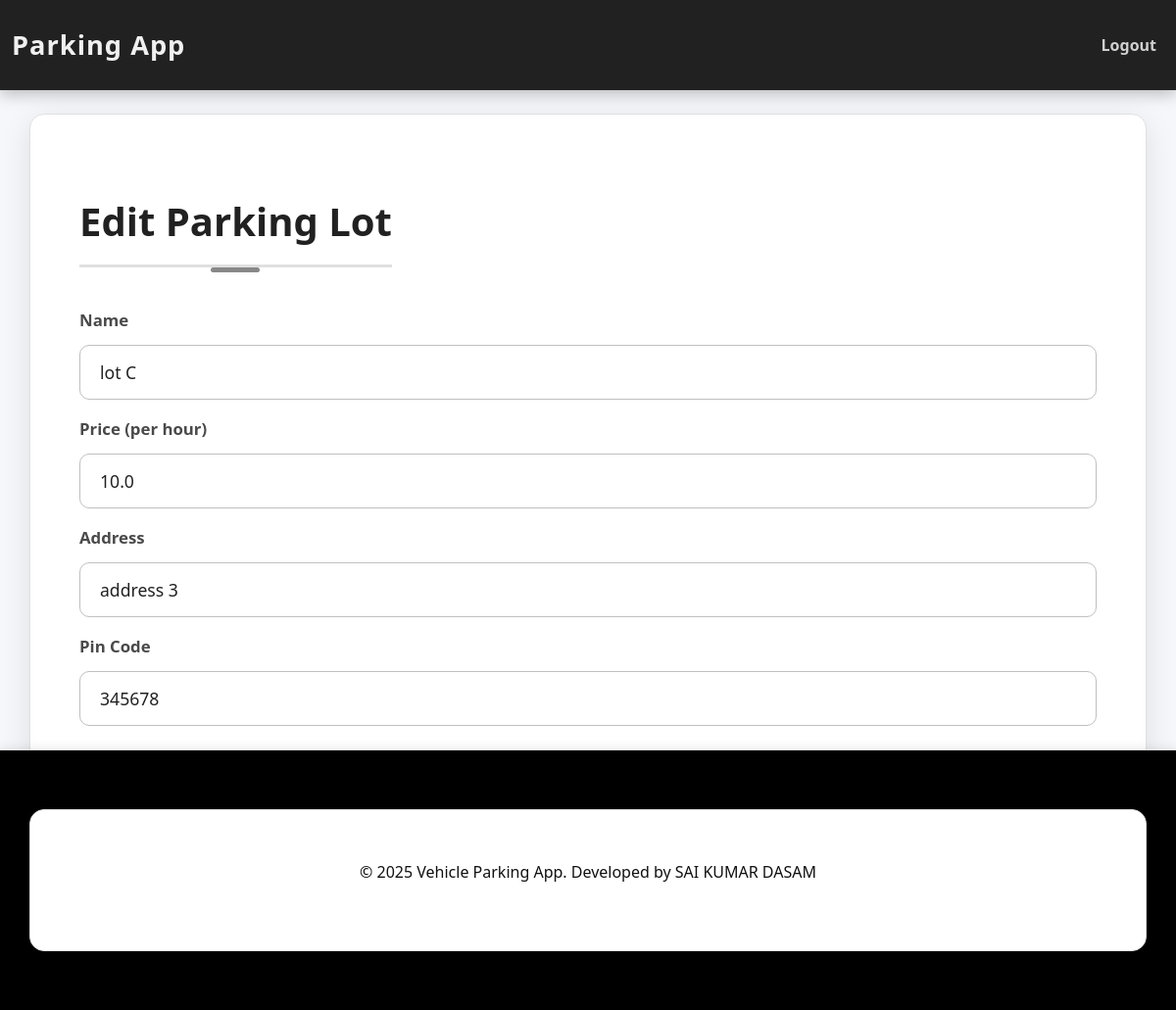
/admin/lot/edit/1 (signed in), run on the app's committed database.
### models/file1.py (models this page shows)
class ParkingLot(db.Model):
    id = db.Column(db.Integer, primary_key=True)
    name = db.Column(db.String(100), nullable=False)
    price = db.Column(db.Float, nullable=False)
    address = db.Column(db.String(200), nullable=False)
    pin_code = db.Column(db.String(10), nullable=False)
    max_spots = db.Column(db.Integer, nullable=False)
    spots = db.relationship('ParkingSpot', backref='lot', lazy=True, cascade="all, delete-orphan")

### controllers/file2.py (the view)
    def wrapper(*args, **kwargs):
        if session.get('role') != 'admin':
            flash('Admin access required.')
            return redirect(url_for('auth.login'))
        return f(*args, **kwargs)

### app.py (called while the page is built)
def create_app():
    app = Flask(__name__)
    app.config['SQLALCHEMY_DATABASE_URI'] = 'sqlite:///parking_app.db'
    app.config['SQLALCHEMY_TRACK_MODIFICATIONS'] = False
    app.config['SECRET_KEY'] = 'your_secret_key_here'
    db.init_app(app)
    @app.context_processor
    def inject_current_year():
        return dict(current_year=datetime.utcnow().year)
    with app.app_context():
        db.create_all()
        admin = User.query.filter_by(username='admin').first()
        if not admin:
            admin = User(username='admin', role='admin')
            admin.set_password('admin')  # Default admin password
            db.session.add(admin)
            db.session.commit()
    app.register_blueprint(auth_bp)
    app.register_blueprint(main_bp)
    return app

### controllers/file2.py (called while the page is built, shortened)
def admin_required(f):
    def wrapper(*args, **kwargs):
        if session.get('role') != 'admin':
            flash('Admin access required.')
            return redirect(url_for('auth.login'))
        return f(*args, **kwargs)
    wrapper.__name__ = f.__name__
    return wrapper

@main_bp.route('/admin/lot/edit/<int:lot_id>', methods=['GET', 'POST'])
@admin_required
def edit_lot(lot_id):
    lot = ParkingLot.query.get_or_404(lot_id)
    return render_template('parking_lots.html', lot=lot, action='edit')

### templates/parking_lots.html (shortened to what this page needs)
{% extends 'base.html' %}
{% block content %}
<h2>{% if action == 'edit' %}Edit{% else %}Add{% endif %} Parking Lot</h2>
<form method="post">
  <div class="mb-3">
    <label class="form-label">Name</label>
    <input type="text" class="form-control" name="name" required value="{{ lot.name if lot else '' }}">
  </div>
  <div class="mb-3">
    <label class="form-label">Price (per hour)</label>
    <input type="number" step="0.01" class="form-control" name="price" required value="{{ lot.price if lot else '' }}">
  </div>
  <div class="mb-3">
    <label class="form-label">Address</label>
    <input type="text" class="form-control" name="address" required value="{{ lot.address if lot else '' }}">
  </div>
  <div class="mb-3">
    <label class="form-label">Pin Code</label>
    <input type="text" class="form-control" name="pin_code" required value="{{ lot.pin_code if lot else '' }}">
  </div>
  <div class="mb-3">
    <label class="form-label">Maximum Number of Spots</label>
  </div>
  <button type="submit" class="btn btn-primary">{% if action == 'edit' %}Update{% else %}Add{% endif %} Lot</button>
  <a href="{{ url_for('main.admin_dashboard') }}" class="btn btn-secondary">Cancel</a>
</form>
{% endblock %}

### static/css/style.css (style rules this page uses)
body { font-family: 'Segoe UI', Roboto, 'Helvetica Neue', Arial, sans-serif, 'Apple Color Emoji', 'Segoe UI Emoji', 'Segoe UI Symbol'; background-color: #f5f7fa; color: #3b424c; line-height: 1.7; margin: 0; padding: 0; -webkit-font-smoothing: antialiased; -moz-osx-font-smoothing: grayscale; }
h1, h2, h3, h4, h5, h6 { color: #212121; font-weight: 700; margin-top: 35px; margin-bottom: 30px; text-align: center; }
h2 { font-size: 2.5rem; border-bottom: 3px solid #e0e0e0; padding-bottom: 20px; margin-bottom: 40px; position: relative; display: inline-block; }
h2::after { content: ''; display: block; width: 50px; height: 5px; background-color: #888888; position: absolute; left: 50%; transform: translateX(-50%); bottom: -8px; border-radius: 5px; }
.form-label { font-weight: 600; color: #4a4a4a; margin-bottom: 10px; font-size: 1.05rem; }
.form-control { border-radius: 10px; border: 1px solid #c0c0c0; padding: 14px 20px; transition: border-color 0.3s ease, box-shadow 0.3s ease, background-color 0.3s ease; font-size: 1.1rem; background-color: #ffffff; color: #212121; }
.btn { border-radius: 10px; padding: 14px 30px; font-weight: 700; transition: all 0.3s ease-out; margin-right: 20px; cursor: pointer; text-transform: uppercase; letter-spacing: 0.8px; box-shadow: 0 4px 10px rgba(0, 0, 0, 0.1); border: none; color: #ffffff; }
.btn:last-child { margin-right: 0; }
.btn-primary { background-color: #007bff; }
.btn-secondary { background-color: #6c757d; color: #ffffff; }

### data on the page
ParkingLot: name "lot C", price "10.0", address "address 3", pin_code "345678"
